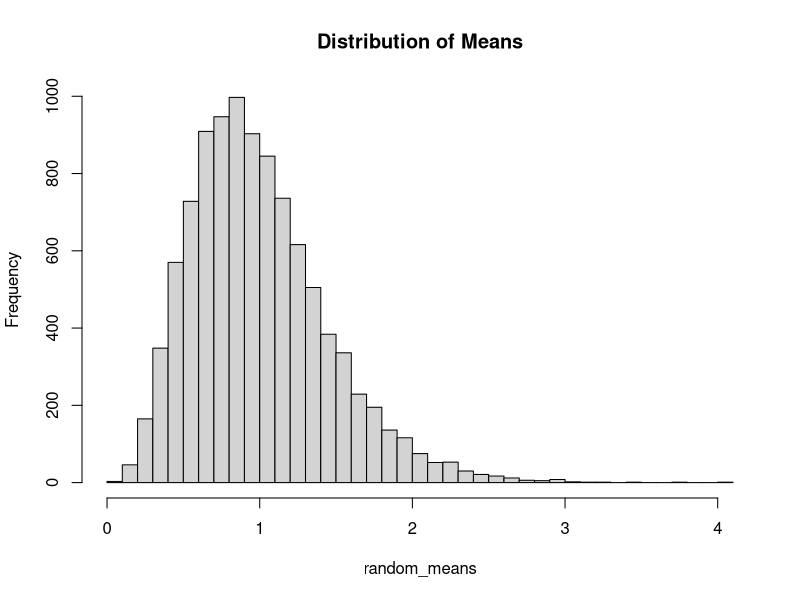
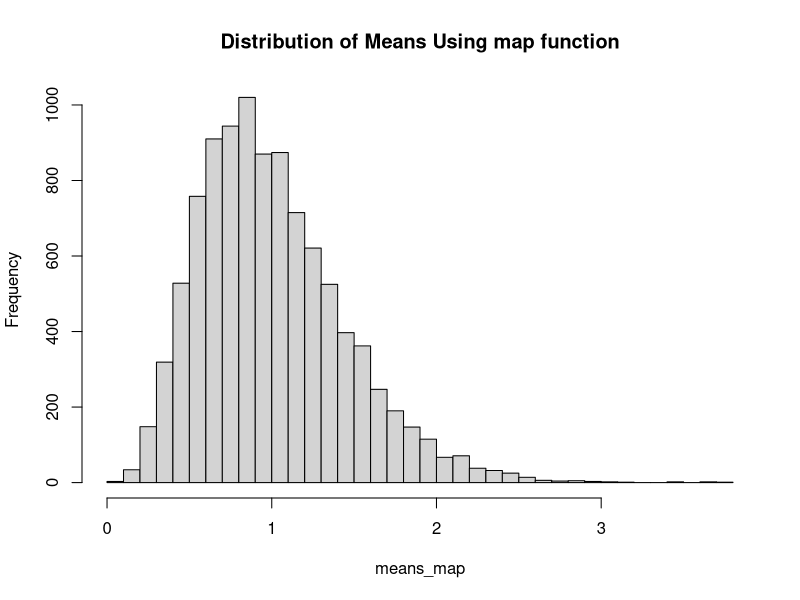
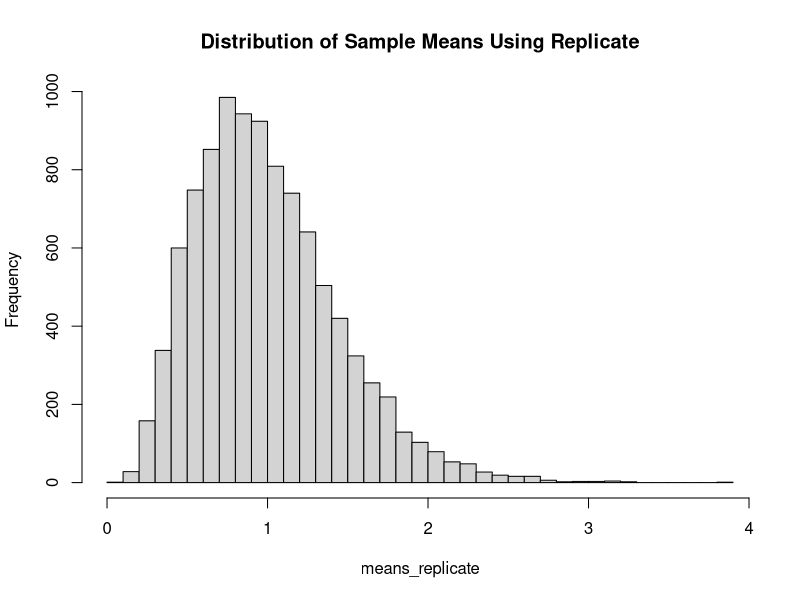

These figures' R source, in order:
## ---- chunk 1
library(tidyverse)
dt <- tribble(~x, ~y, ~w, ~z,
              210, 300, 220, 180,
              102, 100, 119, 187,
              176, 175, 188, 173,
              87, 95, 91, 94, 
              202, 210, 234, 218,
              110, 122, 131, 128
)
dt

#PROBLEM 1:
#1_a
means <- map_dbl(dt, mean)
means

#1_b
std_dev <- map_dbl(dt, sd)
std_dev

#1_c
sq_root <- map(dt, sqrt)
sq_root

#1_d
result_table <- data.frame(
  mean = colMeans(dt),
  max = apply(dt, 2, max),
  q1 = apply(dt, 2, quantile, probs = 0.25),
  median = apply(dt, 2, median),
  q3 = apply(dt, 2, quantile, probs = 0.75),
  min = apply(dt, 2, min)
)
result_table

#PROBLEM 2
calculate_means <- function() {
  means <- numeric(10000)
  
  for (i in 1:10000) {
    random_observations <- rexp(5, rate=1)
    sample_mean <- mean(random_observations)
    means[i] <- sample_mean
  }
  
  return(means)
}
calculate_means()

#random_means variable created to plot the distribution of means
random_means <- calculate_means()

hist(random_means, breaks=30, main="Distribution of Means")

#2_a
calculate_means_map <- function() {
  
  random_observations <- rexp(5, rate=1)
  return(mean(random_observations))
}
means_map <- map_dbl(1:10000, ~calculate_means_map())
means_map

hist(means_map, breaks=30, main="Distribution of Means Using map function")

#2_b
calculate_means_replicate <- function() {
  means_replicate <- replicate(10000, {
    sample <- rexp(5, rate = 1)
    sample_mean <- mean(sample)
    sample_mean
  })
  
  return(means_replicate)
}

means_replicate <- calculate_means_replicate()
hist(means_replicate, breaks=30, main = "Distribution of Sample Means Using Replicate")
